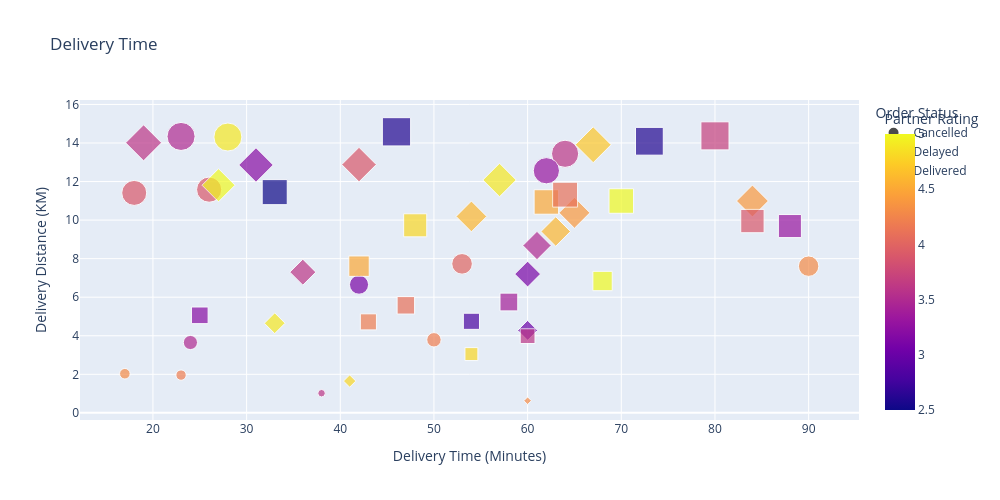

The notebook cell saved with this chart:
### Code cell
fig3 = px.scatter(
    df_random,
    x="delivery_time_minutes",
    y="delivery_distance_km",
    color="delivery_partner_rating",   # color coded ratings
    symbol="order_status",             # different shapes per order status
    size="delivery_distance_km",       # changes plot size
    title="Delivery Time",
    labels={
        "delivery_time_minutes": "Delivery Time (Minutes)",
        "delivery_distance_km": "Delivery Distance (KM)",
        "delivery_partner_rating": "Partner Rating",
        "order_status": "Order Status"
    },
    width=1000,
    height=500
)

fig3.show()

### Figure 1 — Plotly figure (JSON) as saved in the notebook; plotly's stock layout.template omitted (floating-point values rounded to 4 significant figures)
{"data": [{"hovertemplate": "Order Status=Cancelled<br>Delivery Time (Minutes)=%{x}<br>Delivery Distance (KM)=%{marker.size}<br>Partner Rating=%{marker.color}<extra></extra>", "legendgroup": "Cancelled", "marker": {"color": [4.0, 3.6, 3.5, 3.1, 3.6, 4.9, 4.2, 4.2, 4.3, 3.3, 3.9, 4.3, 3.9, 3.5], "coloraxis": "coloraxis", "size": [7.73, 13.44, 14.34, 6.65, 1.02, 14.31, 1.96, 3.79, 2.03, 12.56, 11.58, 7.61, 11.41, 3.65], "sizemode": "area", "sizeref": 0.03645, "symbol": "circle"}, "mode": "markers", "name": "Cancelled", "orientation": "v", "showlegend": true, "type": "scatter", "x": [53, 64, 23, 42, 38, 28, 23, 50, 17, 62, 26, 90, 18, 24], "xaxis": "x", "y": [7.73, 13.44, 14.34, 6.65, 1.02, 14.31, 1.96, 3.79, 2.03, 12.56, 11.58, 7.61, 11.41, 3.65], "yaxis": "y"}, {"hovertemplate": "Order Status=Delayed<br>Delivery Time (Minutes)=%{x}<br>Delivery Distance (KM)=%{marker.size}<br>Partner Rating=%{marker.color}<extra></extra>", "legendgroup": "Delayed", "marker": {"color": [4.6, 4.4, 3.6, 3.0, 4.8, 3.1, 3.6, 3.2, 4.7, 4.6, 4.4, 4.9, 3.9, 4.3, 5.0, 4.9, 3.5], "coloraxis": "coloraxis", "size": [10.19, 10.38, 7.3, 4.28, 1.65, 7.2, 14.01, 12.86, 13.91, 9.41, 10.99, 4.65, 12.88, 0.63, 11.81, 12.08, 8.68], "sizemode": "area", "sizeref": 0.03645, "symbol": "diamond"}, "mode": "markers", "name": "Delayed", "orientation": "v", "showlegend": true, "type": "scatter", "x": [54, 65, 36, 60, 41, 60, 19, 31, 67, 63, 84, 33, 42, 60, 27, 57, 61], "xaxis": "x", "y": [10.19, 10.38, 7.3, 4.28, 1.65, 7.2, 14.01, 12.86, 13.91, 9.41, 10.99, 4.65, 12.88, 0.63, 11.81, 12.08, 8.68], "yaxis": "y"}, {"hovertemplate": "Order Status=Delivered<br>Delivery Time (Minutes)=%{x}<br>Delivery Distance (KM)=%{marker.size}<br>Partner Rating=%{marker.color}<extra></extra>", "legendgroup": "Delivered", "marker": {"color": [4.5, 3.4, 3.6, 5.0, 4.5, 3.2, 3.3, 4.1, 3.9, 3.7, 2.8, 5.0, 4.8, 4.2, 2.6, 4.8, 2.5, 2.6, 4.1], "coloraxis": "coloraxis", "size": [7.61, 5.75, 3.98, 10.99, 10.94, 5.06, 9.69, 5.58, 9.95, 14.37, 4.75, 6.84, 9.73, 4.72, 14.09, 3.05, 11.45, 14.58, 11.32], "sizemode": "area", "sizeref": 0.03645, "symbol": "square"}, "mode": "markers", "name": "Delivered", "orientation": "v", "showlegend": true, "type": "scatter", "x": [42, 58, 60, 70, 62, 25, 88, 47, 84, 80, 54, 68, 48, 43, 73, 54, 33, 46, 64], "xaxis": "x", "y": [7.61, 5.75, 3.98, 10.99, 10.94, 5.06, 9.69, 5.58, 9.95, 14.37, 4.75, 6.84, 9.73, 4.72, 14.09, 3.05, 11.45, 14.58, 11.32], "yaxis": "y"}], "layout": {"coloraxis": {"colorbar": {"title": {"text": "Partner Rating"}}, "colorscale": [[0, "#0d0887"], [0.1111, "#46039f"], [0.2222, "#7201a8"], [0.3333, "#9c179e"], [0.4444, "#bd3786"], [0.5556, "#d8576b"], [0.6667, "#ed7953"], [0.7778, "#fb9f3a"], [0.8889, "#fdca26"], [1, "#f0f921"]]}, "height": 500, "legend": {"itemsizing": "constant", "title": {"text": "Order Status"}, "tracegroupgap": 0}, "title": {"text": "Delivery Time"}, "width": 1000, "xaxis": {"anchor": "y", "domain": [0, 1], "title": {"text": "Delivery Time (Minutes)"}}, "yaxis": {"anchor": "x", "domain": [0, 1], "title": {"text": "Delivery Distance (KM)"}}}}
